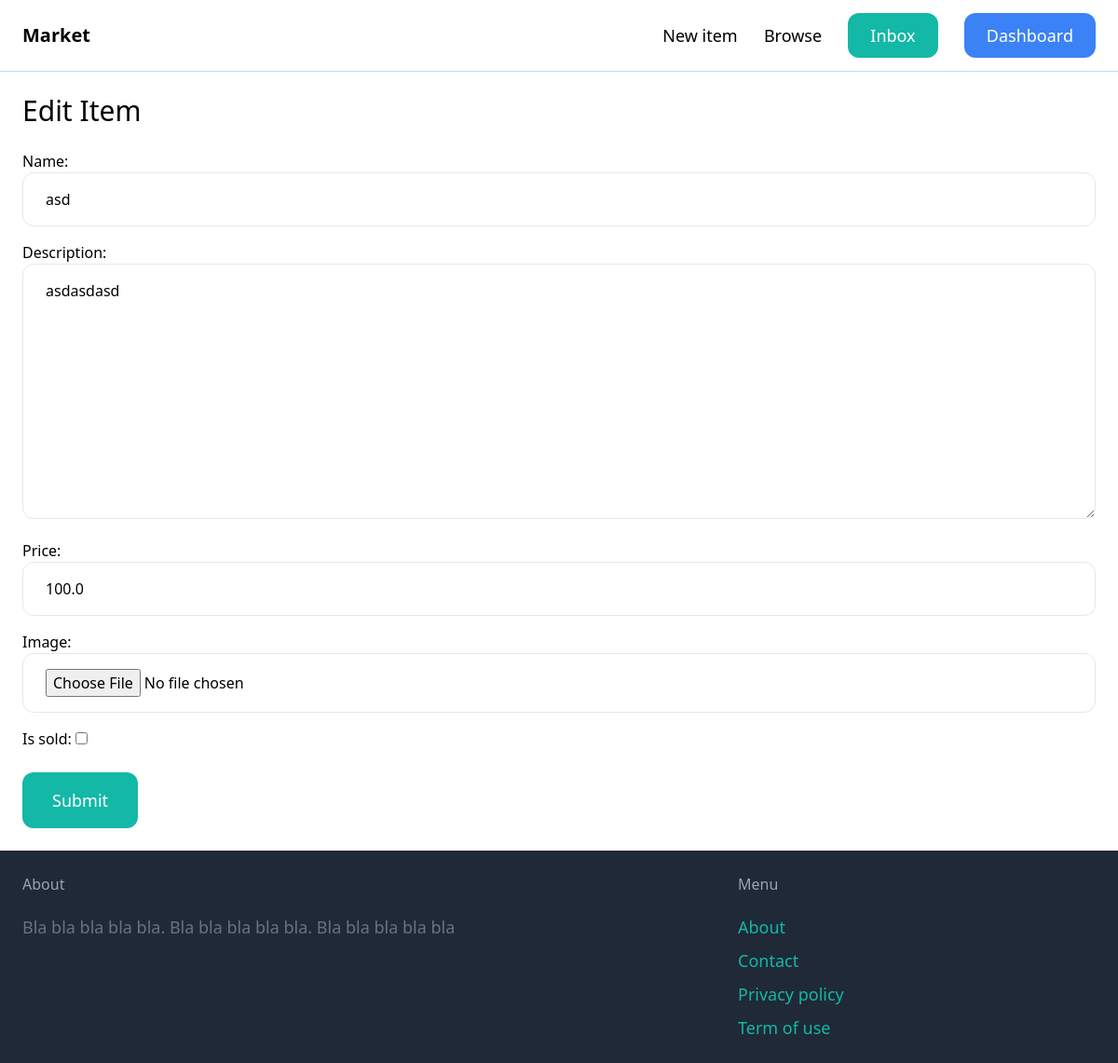
Page /items16/edit/ (signed in) on the committed database.
### item/models.py (models this page shows, shortened)
class Item(models.Model):
    category = models.ForeignKey(Category, related_name='items', on_delete=models.CASCADE)
    name = models.CharField(max_length=255)
    description = models.TextField(blank=True, null=True)
    price = models.FloatField()
    image = models.ImageField(upload_to='item_images', blank=True, null=True)
    is_sold = models.BooleanField(default=False)
    created_by = models.ForeignKey(User, related_name='items', on_delete=models.CASCADE)
    created_at = models.DateTimeField(auto_now_add=True)

### item/views.py (the view)
# urls.py: path('<int:pk>/edit/', views.edit, name='edit'),
@login_required
def edit(request, pk):
    item = get_object_or_404(Item, pk=pk, created_by=request.user)
    if request.method == 'POST':
        form = EditItemForm(request.POST, request.FILES, instance=item)
        if form.is_valid():
            form.save()
            return redirect('item:detail', pk = item.id)
    else:
        form = EditItemForm(instance=item)
    return render(request, 'item/form.html', {
        'form': form,
        'title': 'Edit Item'
    })

### item/forms.py
class EditItemForm(forms.ModelForm):
    class Meta:
        model = Item
        fields = ('name', 'description', 'price', 'image', 'is_sold')
        widgets = {
            'name': forms.TextInput(attrs={
                'class': INPUT_CLASSES
            }),
            'description': forms.Textarea(attrs={
                'class': INPUT_CLASSES
            }),
            'price': forms.TextInput(attrs={
                'class': INPUT_CLASSES
            }),
            'image': forms.FileInput(attrs={
                'class': INPUT_CLASSES
            }),
        }

### item/templates/item/form.html (shortened to what this page needs)
{% extends 'core/base.html' %}
{% block content %}
    <h1 class="mb-6 text-3xl">{{ title }}</h1>
    <form method='post' action="." enctype="multipart/form-data">
        <div class="space-y-4">
            {{ form.as_p }}
        </div>
    <button class="py-4 px-8 mt-6 text-lg bg-teal-500 hover:bg-teal-700 rounded-xl text-white">Submit</button>
    </form>
{% endblock  %}

### rows in the picture
Item: name "asd", description "asdasdasd", price "100.0"

### other values in the picture
{{ title }} "Edit Item"
